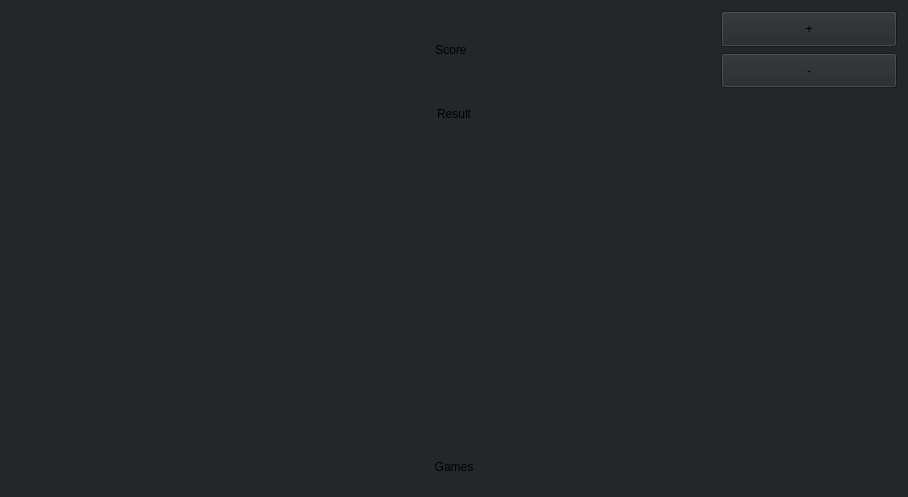
<?xml version="1.0" encoding="UTF-8"?>
<ui version="4.0">
 <class>Score</class>
 <widget class="QWidget" name="Score">
  <property name="geometry">
   <rect>
    <x>0</x>
    <y>0</y>
    <width>908</width>
    <height>497</height>
   </rect>
  </property>
  <property name="windowTitle">
   <string>Form</string>
  </property>
  <property name="styleSheet">
   <string notr="true">background-color: rgb(35,39,42);</string>
  </property>
  <layout class="QVBoxLayout" name="verticalLayout" stretch="2,1,8,1,8">
   <item>
    <layout class="QHBoxLayout" name="horizontalLayout" stretch="2,6,2">
     <item>
      <spacer name="horizontalSpacer">
       <property name="orientation">
        <enum>Qt::Horizontal</enum>
       </property>
       <property name="sizeHint" stdset="0">
        <size>
         <width>40</width>
         <height>20</height>
        </size>
       </property>
      </spacer>
     </item>
     <item>
      <widget class="QLabel" name="label">
       <property name="sizePolicy">
        <sizepolicy hsizetype="Preferred" vsizetype="Preferred">
         <horstretch>0</horstretch>
         <verstretch>0</verstretch>
        </sizepolicy>
       </property>
       <property name="text">
        <string>Score</string>
       </property>
       <property name="alignment">
        <set>Qt::AlignCenter</set>
       </property>
      </widget>
     </item>
     <item>
      <layout class="QVBoxLayout" name="verticalLayout_2" stretch="1,1">
       <item>
        <widget class="QPushButton" name="pushButton">
         <property name="sizePolicy">
          <sizepolicy hsizetype="Preferred" vsizetype="Preferred">
           <horstretch>0</horstretch>
           <verstretch>0</verstretch>
          </sizepolicy>
         </property>
         <property name="text">
          <string>+</string>
         </property>
        </widget>
       </item>
       <item>
        <widget class="QPushButton" name="pushButton_2">
         <property name="sizePolicy">
          <sizepolicy hsizetype="Preferred" vsizetype="Preferred">
           <horstretch>0</horstretch>
           <verstretch>0</verstretch>
          </sizepolicy>
         </property>
         <property name="text">
          <string>-</string>
         </property>
        </widget>
       </item>
      </layout>
     </item>
    </layout>
   </item>
   <item>
    <widget class="QLabel" name="label_2">
     <property name="text">
      <string>Result</string>
     </property>
     <property name="alignment">
      <set>Qt::AlignCenter</set>
     </property>
    </widget>
   </item>
   <item>
    <layout class="QHBoxLayout" name="layoutResult"/>
   </item>
   <item>
    <widget class="QLabel" name="label_3">
     <property name="text">
      <string>Games</string>
     </property>
     <property name="alignment">
      <set>Qt::AlignCenter</set>
     </property>
    </widget>
   </item>
   <item>
    <layout class="QHBoxLayout" name="layoutGames" stretch="1">
     <item>
      <layout class="QVBoxLayout" name="layoutGamesPlayer"/>
     </item>
    </layout>
   </item>
  </layout>
 </widget>
 <resources/>
 <connections/>
</ui>
